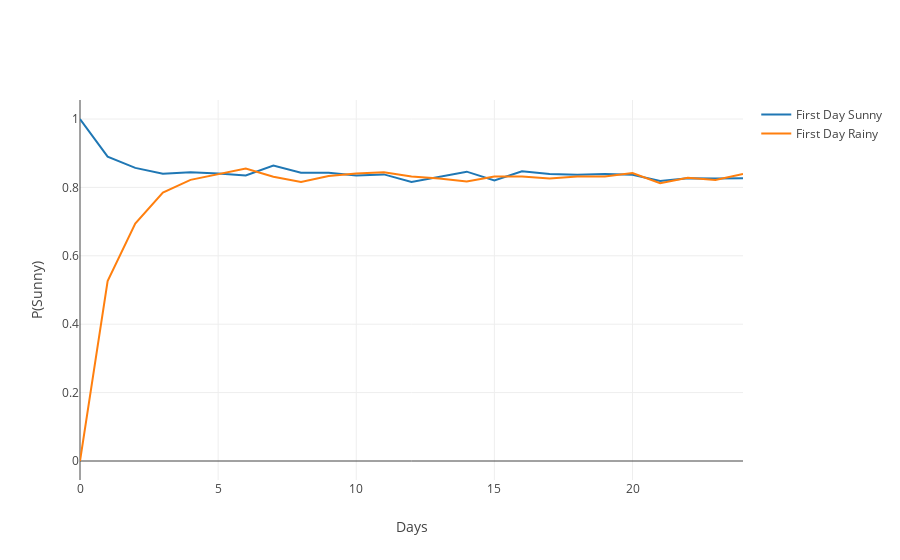

The cell this chart's notebook holds for it:
### Code cell
# Create traces
trace0 = go.Scatter(
    x = np.arange(25),
    y = sunny_frac,
    mode = 'lines',
    name = 'First Day Sunny'
)

trace1 = go.Scatter(
    x = np.arange(25),
    y = rainy_frac,
    mode = 'lines',
    name = 'First Day Rainy'
)

layout= go.Layout(
    xaxis= dict(title = 'Days'),
    yaxis=dict(title = 'P(Sunny)'),
)

data = [trace0, trace1]
fig = go.Figure(data=data, layout=layout)
iplot(fig)

### Figure 1 — Plotly figure (JSON) as saved in the notebook; plotly's stock layout.template omitted (floating-point values rounded to 4 significant figures)
{"data": [{"mode": "lines", "name": "First Day Sunny", "type": "scatter", "uid": "35f3e302-f304-11e8-b2cf-f0189801d286", "x": [0, 1, 2, 3, 4, 5, 6, 7, 8, 9, 10, 11, 12, 13, 14, 15, 16, 17, 18, 19, 20, 21, 22, 23, 24], "y": [1, 0.89, 0.857, 0.84, 0.844, 0.841, 0.835, 0.864, 0.843, 0.843, 0.835, 0.838, 0.816, 0.831, 0.846, 0.82, 0.847, 0.839, 0.837, 0.839, 0.837, 0.819, 0.827, 0.826, 0.827]}, {"mode": "lines", "name": "First Day Rainy", "type": "scatter", "uid": "35f4e71e-f304-11e8-8694-f0189801d286", "x": [0, 1, 2, 3, 4, 5, 6, 7, 8, 9, 10, 11, 12, 13, 14, 15, 16, 17, 18, 19, 20, 21, 22, 23, 24], "y": [0, 0.526, 0.694, 0.785, 0.822, 0.838, 0.855, 0.831, 0.816, 0.833, 0.841, 0.844, 0.832, 0.826, 0.817, 0.832, 0.832, 0.826, 0.832, 0.832, 0.842, 0.812, 0.828, 0.822, 0.839]}], "layout": {"xaxis": {"title": "Days"}, "yaxis": {"title": "P(Sunny)"}}}
